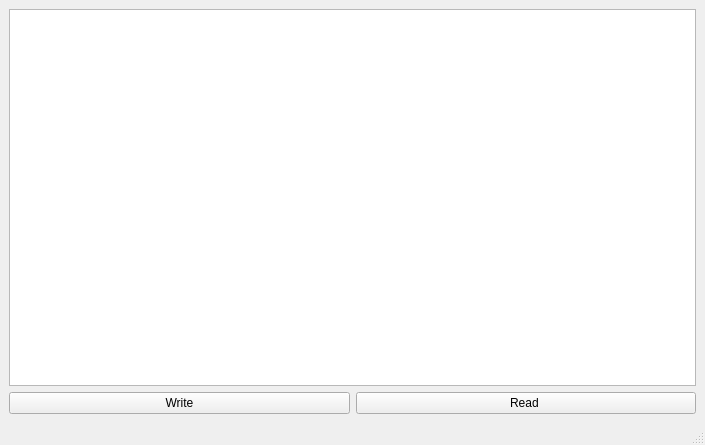
<?xml version="1.0" encoding="UTF-8"?>
<ui version="4.0">
 <class>MainWindow</class>
 <widget class="QMainWindow" name="MainWindow">
  <property name="geometry">
   <rect>
    <x>0</x>
    <y>0</y>
    <width>705</width>
    <height>445</height>
   </rect>
  </property>
  <property name="windowTitle">
   <string>MainWindow</string>
  </property>
  <widget class="QWidget" name="centralwidget">
   <layout class="QVBoxLayout" name="verticalLayout_2">
    <item>
     <layout class="QVBoxLayout" name="verticalLayout">
      <item>
       <widget class="QPlainTextEdit" name="plainTextEdit"/>
      </item>
      <item>
       <layout class="QHBoxLayout" name="horizontalLayout">
        <item>
         <widget class="QPushButton" name="pushButton">
          <property name="text">
           <string>Write</string>
          </property>
         </widget>
        </item>
        <item>
         <widget class="QPushButton" name="pushButton_2">
          <property name="text">
           <string>Read </string>
          </property>
         </widget>
        </item>
       </layout>
      </item>
     </layout>
    </item>
   </layout>
  </widget>
  <widget class="QMenuBar" name="menubar">
   <property name="geometry">
    <rect>
     <x>0</x>
     <y>0</y>
     <width>705</width>
     <height>21</height>
    </rect>
   </property>
  </widget>
  <widget class="QStatusBar" name="statusbar"/>
 </widget>
 <resources/>
 <connections/>
</ui>
